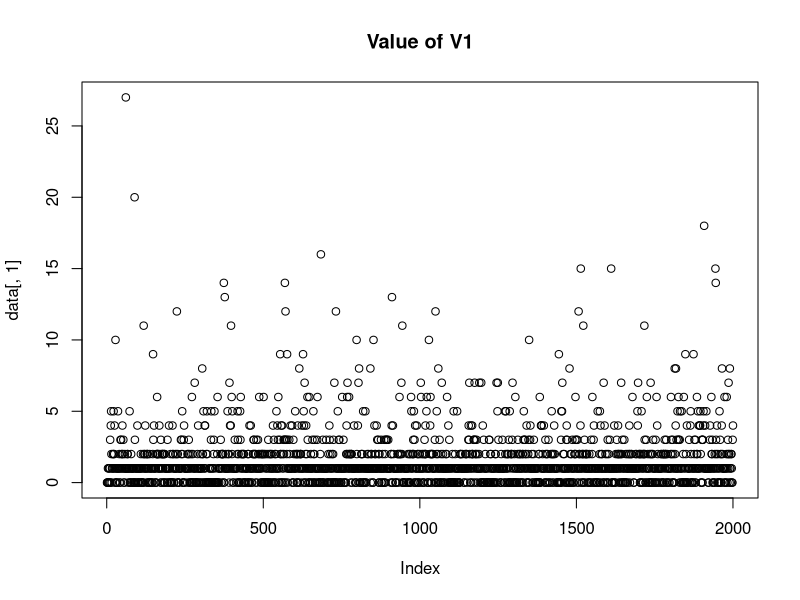
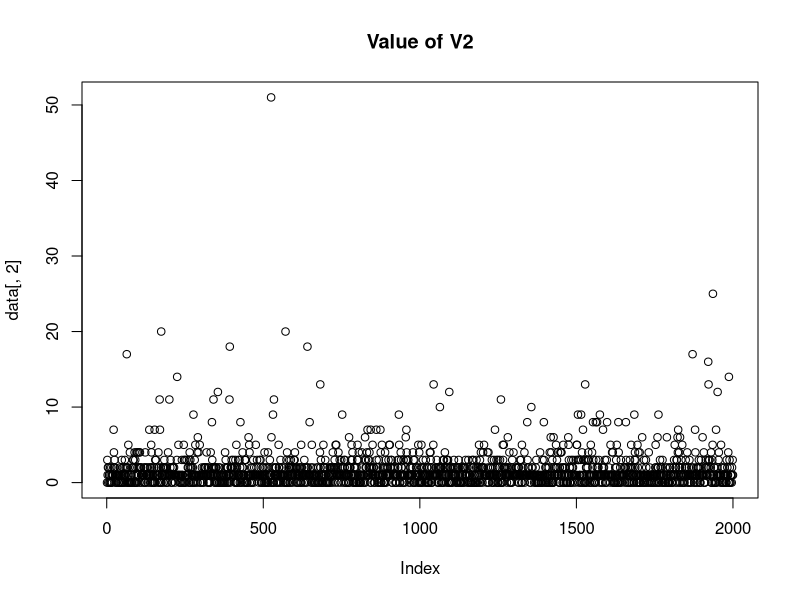

Here is the R script that generated these plots, in order:

#4.a

setwd("D:\\Courses\\2nd Year\\4.Data Science\\-Sp-Data_Science_2019501125\\Intro to Data Mining\\DM Assignment2\\")

data <- read.csv("myfirstdata.csv",header = FALSE)

head(data)

c(is.factor(data[,1]),is.numeric(data[,1]))

c(is.factor(data[,2]),is.numeric(data[,2]))

#4.b

which.nonnumeric <- function (column) {
  which(is.na(suppressWarnings(as.numeric(as.character(column)))))
}

for (name in names(data)) {
  c <- data[[name]]
  r <- which.nonnumeric(c)
  v <- c[r]
  msg <- ''
  if (length(v)) {
    msg <- sprintf("data$%s is qualitative (%s[%d] == '%s')", name, name, r, as.character(v))
  } else {
    msg <- sprintf("data$%s is quantitive (all rows are numeric)", name)
  }
  print(msg)
}

#4.c
plot(data[,1],main="Value of V1")

#4.d
plot(data[,2],main="Value of V2")
